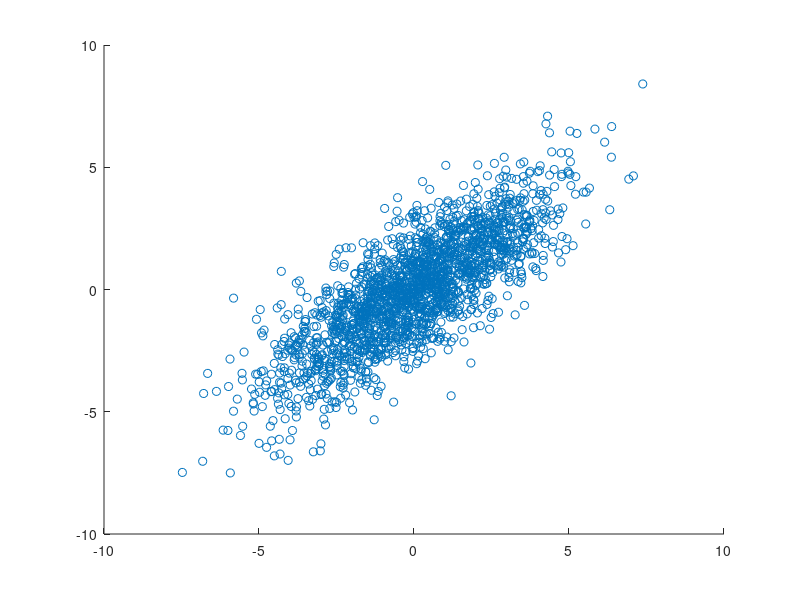
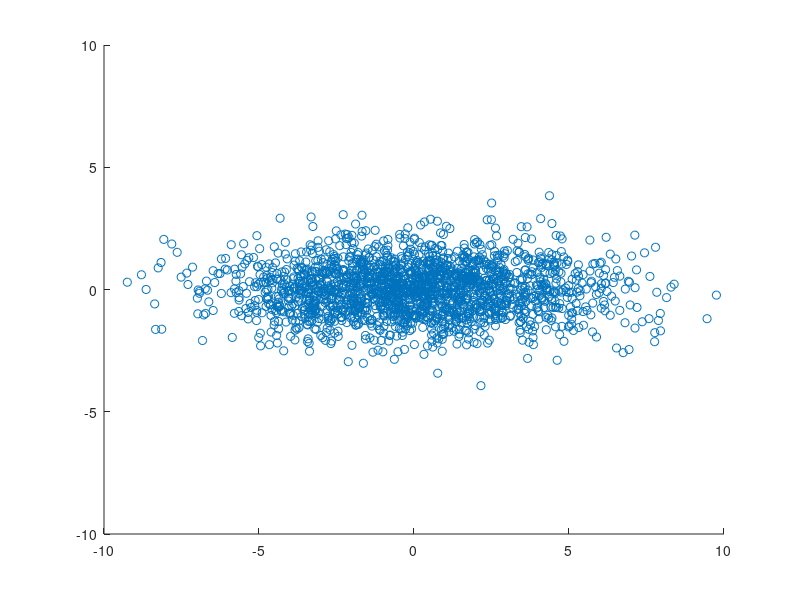
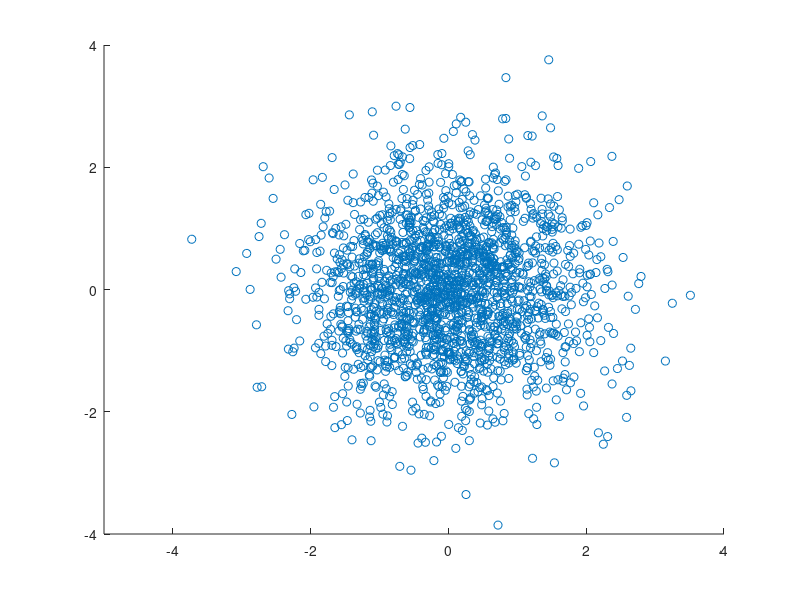

Write MATLAB code to recreate these figures, in order.
clc();
clear();

% a小题 生成样本
rng(0);
x = randn(2000, 2)*[2 1;1 2];
figure(1);
scatter(x(:,1), x(:,2));    % 画图
xlim([-10,10]);
ylim([-10,10]);

% b小题 做PCA变换
c = cov(x); %协方差
m = mean(x);
data = x - repmat(m, 2000, 1); %去均值
[U, S, V] = svd(c);            %svd分解
pca_data = data * V;           
figure(2);
scatter(pca_data(:,1), pca_data(:,2));    % 画图
xlim([-10,10]);
ylim([-10,10]);

% c小题 做白化变换
pca_whiten_data = pca_data * (S)^(-0.5);
figure(3);
scatter(pca_whiten_data(:,1), pca_whiten_data(:,2));    % 画图
xlim([-5,4]);
ylim([-4,4]);